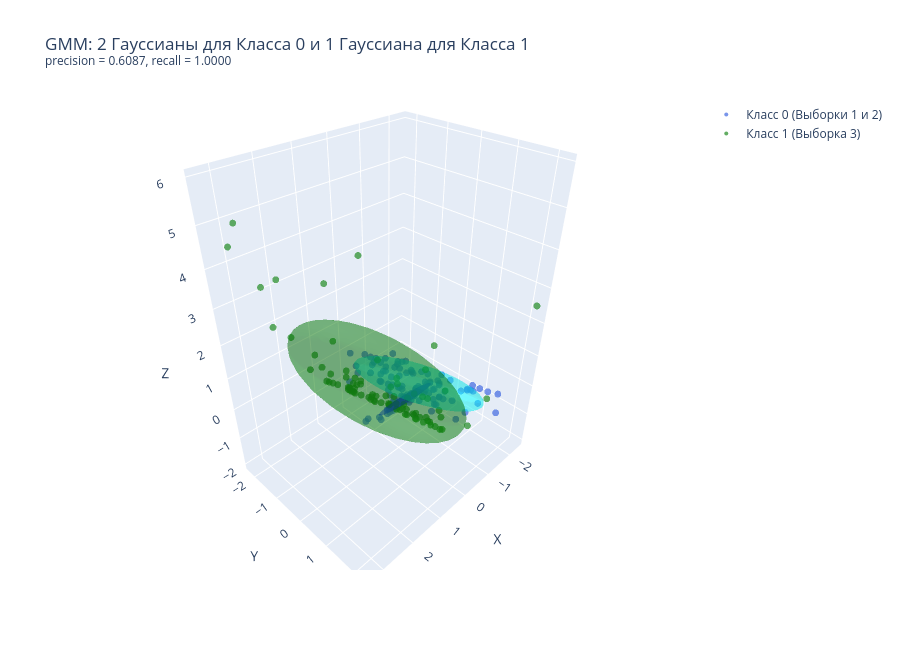

The notebook cell saved with this chart:
### Code cell
def get_dome_mesh(mean, cov, n_std=1.8, n_pts=30):
    vals, vecs = np.linalg.eigh(cov)
    u = np.linspace(0, 2 * np.pi, n_pts)
    v = np.linspace(0, np.pi, n_pts)
    x = np.outer(np.cos(u), np.sin(v))
    y = np.outer(np.sin(u), np.sin(v))
    z = np.outer(np.ones_like(u), np.cos(v))
    sphere = np.stack([x, y, z], axis=-1)
    radii = n_std * np.sqrt(np.maximum(vals, 0))
    dome = (sphere * radii) @ vecs.T + mean
    return dome[:, :, 0], dome[:, :, 1], dome[:, :, 2]

# --- График 3: Купола GMM ---
fig3 = go.Figure()
fig3.add_trace(go.Scatter3d(x=x_tr_sc[y_tr == 0, 0], y=x_tr_sc[y_tr == 0, 1], z=x_tr_sc[y_tr == 0, 2], mode='markers', marker=dict(size=4, color='royalblue', opacity=0.7), name='Класс 0 (Выборки 1 и 2)'))
fig3.add_trace(go.Scatter3d(x=x_tr_sc[y_tr == 1, 0], y=x_tr_sc[y_tr == 1, 1], z=x_tr_sc[y_tr == 1, 2], mode='markers', marker=dict(size=4, color='forestgreen', opacity=0.7), name='Класс 1 (Выборка 3)'))

# 2 купола для Класса 0 (Выборки 1 и 2)
x0_a, y0_a, z0_a = get_dome_mesh(gss_0.means_[0], gss_0.covariances_[0])
fig3.add_trace(go.Surface(x=x0_a, y=y0_a, z=z0_a, colorscale=[[0, 'blue'], [1, 'blue']], opacity=0.3, showscale=False, name='Купол 1 (Класс 0)'))

x0_b, y0_b, z0_b = get_dome_mesh(gss_0.means_[1], gss_0.covariances_[1])
fig3.add_trace(go.Surface(x=x0_b, y=y0_b, z=z0_b, colorscale=[[0, 'cyan'], [1, 'cyan']], opacity=0.3, showscale=False, name='Купол 2 (Класс 0)'))

# 1 купол для Класса 1 (Выборка 3)
x1, y1, z1 = get_dome_mesh(gss_1.means_[0], gss_1.covariances_[0])
fig3.add_trace(go.Surface(x=x1, y=y1, z=z1, colorscale=[[0, 'green'], [1, 'green']], opacity=0.3, showscale=False, name='Купол (Класс 1)'))

fig3.update_layout(title=f'GMM: 2 Гауссианы для Класса 0 и 1 Гауссиана для Класса 1<br><sup>precision = {prec_g:.4f}, recall = {rec_g:.4f}</sup>', scene=dict(xaxis_title='X', yaxis_title='Y', zaxis_title='Z'), width=900, height=650)

fig3.show()

### Figure 1 — Plotly figure (JSON) as saved in the notebook; plotly's stock layout.template omitted (floating-point values rounded to 4 significant figures; data arrays with more than 128 entries replaced by an {"elided": "..."} marker saying what was removed)
{"data": [{"marker": {"color": "royalblue", "opacity": 0.7, "size": 4}, "mode": "markers", "name": "Класс 0 (Выборки 1 и 2)", "type": "scatter3d", "x": {"elided": "154 float values"}, "y": {"elided": "154 float values"}, "z": {"elided": "154 float values"}}, {"marker": {"color": "forestgreen", "opacity": 0.7, "size": 4}, "mode": "markers", "name": "Класс 1 (Выборка 3)", "type": "scatter3d", "x": [0.9859, 0.9484, 3.263, 2.838, 0.6534, 0.4144, 1.214, 1.094, 1.648, 1.299, 1.314, 1.075, 1.336, 0.8728, 0.6576, -1.592, 0.3916, 0.6842, 1.513, -0.9789, -1.121, 0.3712, -0.2513, 1.135, 0.3007, -0.4678, 0.7352, -0.4616, 0.3576, 0.4163, 3.347, 1.32, 0.5287, 1.769, 2.047, 0.5358, 0.3668, 0.9372, 0.2443, 1.191, 0.6535, 1.462, 0.2449, -0.3964, 1.659, 0.06011, 0.41, -0.8236, 1.777, -0.4728, 0.7259, 3.158, 1.159, 2.432, 0.6512, 0.2509, 1.06, -0.1215, 1.854, 0.7427, -0.05744, 1.179, 0.7791, 1.345, -0.7081, 2.239, -0.2493, -0.00112, 2.312, 0.1706, -2.398, 2.959, 1.954, 1.444, 1.39, -0.04093, -0.9666, 0.7408, 0.2213, 1.771, -0.1966, 0.6395, 0.03783, -0.5622, 0.7908, 3.026], "y": [-1.725, 2.158, 2.179, -1.428, -0.3045, 0.8974, 1.053, 1.274, 0.05391, 1.239, 0.9037, 1.987, -0.5117, -1.981, 1.783, -0.2185, 1.07, -0.3934, 0.5638, -1.856, -0.09071, -0.6888, 1.156, -0.2556, 0.3911, 0.4023, 0.8958, 0.1056, -0.05961, -1.572, -1.216, 2.157, -0.6363, -0.04458, -0.8053, -0.1563, -0.007173, -0.7134, 1.151, -1.097, -1.317, -1.868, 0.4793, -0.723, -0.7601, 0.209, -1.545, 0.8689, -0.9287, 0.5746, -1.123, -1.936, -0.6621, 0.3923, -1.985, 0.8117, -0.6324, 2.157, 0.3667, 1.266, -1.614, -0.5079, -0.1333, 2.117, -0.7944, -1.411, 0.05489, -0.5199, -2.019, 0.04045, 2.214, -0.6062, 0.1939, -0.1436, 1.724, 1.396, 2.068, 1.231, -0.6824, 1.503, -1.755, 1.982, -1.669, -0.622, 1.531, 0.9973], "z": [-0.2013, 0.6944, 5.905, 3.682, -0.1852, -0.06261, 0.7567, 0.6527, 1.203, 0.9225, 0.8634, 0.802, 0.5536, -0.3868, 0.3226, 0.4772, -0.03398, -0.1809, 1.092, -0.5866, -0.03813, -0.4701, -0.1711, 0.3358, -0.245, -0.3147, 0.1751, -0.3882, -0.3254, -0.6581, 5.374, 1.175, -0.3599, 1.405, 1.792, -0.239, -0.3078, -0.01164, -0.08634, 0.2059, -0.4298, 0.4219, -0.2485, -0.6044, 1.026, -0.3742, -0.6553, -0.03865, 1.207, -0.2717, -0.321, 4.56, 0.2692, 2.998, -0.5929, -0.1657, 0.1497, 0.06992, 1.671, 0.2713, -0.8356, 0.3323, -0.03301, 1.202, -0.5072, 2.086, -0.4372, -0.5629, 2.113, -0.3829, 2.506, 4.249, 1.835, 0.8094, 1.176, -0.1061, 0.3519, 0.2614, -0.5388, 1.783, -0.8769, 0.356, -0.833, -0.531, 0.3802, 4.846]}, {"colorscale": [[0, "blue"], [1, "blue"]], "name": "Купол 1 (Класс 0)", "opacity": 0.3, "showscale": false, "type": "surface", "x": {"elided": "30x30 float values"}, "y": {"elided": "30x30 float values"}, "z": {"elided": "30x30 float values"}}, {"colorscale": [[0, "cyan"], [1, "cyan"]], "name": "Купол 2 (Класс 0)", "opacity": 0.3, "showscale": false, "type": "surface", "x": {"elided": "30x30 float values"}, "y": {"elided": "30x30 float values"}, "z": {"elided": "30x30 float values"}}, {"colorscale": [[0, "green"], [1, "green"]], "name": "Купол (Класс 1)", "opacity": 0.3, "showscale": false, "type": "surface", "x": {"elided": "30x30 float values"}, "y": {"elided": "30x30 float values"}, "z": {"elided": "30x30 float values"}}], "layout": {"height": 650, "scene": {"xaxis": {"title": {"text": "X"}}, "yaxis": {"title": {"text": "Y"}}, "zaxis": {"title": {"text": "Z"}}}, "title": {"text": "GMM: 2 Гауссианы для Класса 0 и 1 Гауссиана для Класса 1<br><sup>precision = 0.6087, recall = 1.0000</sup>"}, "width": 900}}
